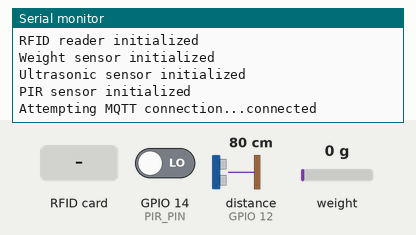
This sketch was run on a simulated ESP32. Shown: the last lines printed to the serial monitor. Wiring (inferred from the names in the program): ultrasonic range finder: trigger GPIO 13; echo GPIO 12. Inputs (shaded band) come from the test bench; at power-on: GPIO 14 (PIR_PIN) LOW, distance to the obstacle (sensor on GPIO 12) 80 cm, weight on the scale 0 g. The echo pulse lasts 58.3 µs per cm; WiFi joins after 1.5 s; servers stay silent unless stated; random numbers use the default seed unless the sketch sets one; no MQTT or app messages arrive unless stated.

Above: at 3.7 s.
3.8 s: GPIO 14 (PIR_PIN) driven HIGH
At 6.7 s:
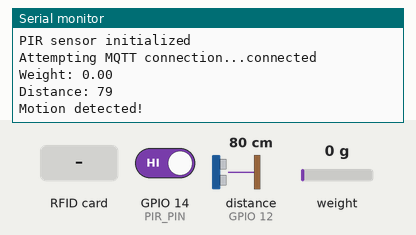
7.0 s: RFID card 5E 7A 19 C4 held to the reader
At 7.8 s:
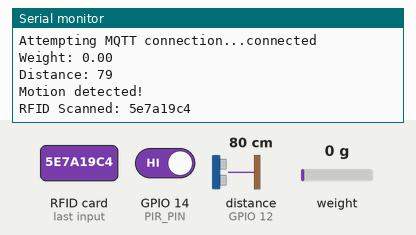
8.5 s: distance to the obstacle (sensor on GPIO 12) set to 2 cm
10.0 s: weight on the scale set to 100 g
At 10.9 s:
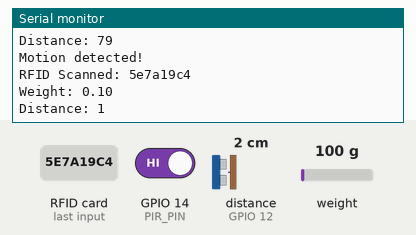

The sketch:

ESP32_Sensor_Node.ino
```cpp
#include <WiFi.h>
#include <PubSubClient.h>
#include <SPI.h>
#include <MFRC522.h>
#include "HX711.h"
#include "credentials.h"

// Pin Definitions
#define RFID_SS_PIN 5
#define RFID_RST_PIN 4
#define LOADCELL_DOUT_PIN 21
#define LOADCELL_SCK_PIN 22
#define TRIG_PIN 13
#define ECHO_PIN 12
#define PIR_PIN 14

// Objects
WiFiClient espClient;
PubSubClient mqttClient(espClient);
MFRC522 rfid(RFID_SS_PIN, RFID_RST_PIN);
HX711 scale;

// Variables
unsigned long lastMsg = 0;
const long interval = 5000; // Send data every 5 seconds
bool pirState = false;
bool lastPirState = false;
float calibration_factor = -96650; // Calibrate this for your load cell

void setup() {
  Serial.begin(115200);

  // Initialize components
  setupWiFi();
  setupMQTT();
  setupRFID();
  setupWeightSensor();
  setupUltrasonic();
  setupPIRSensor();
}

void loop() {
  if (!mqttClient.connected()) {
    reconnectMQTT();
  }
  mqttClient.loop();

  unsigned long now = millis();
  if (now - lastMsg > interval) {
    lastMsg = now;

    // Read and send sensor data
    readAndSendWeight();
    readAndSendDistance();
    readAndSendPIR();
  }

  // Check RFID continuously
  checkRFID();
}

void setupWiFi() {
  delay(10);
  Serial.println();
  Serial.print("Connecting to ");
  Serial.println(ssid);

  WiFi.begin(ssid, password);

  while (WiFi.status() != WL_CONNECTED) {
    delay(500);
    Serial.print(".");
  }

  Serial.println("");
  Serial.println("WiFi connected");
  Serial.println("IP address: ");
  Serial.println(WiFi.localIP());
}

void setupMQTT() {
  mqttClient.setServer(mqtt_server, mqtt_port);
  mqttClient.setCallback(mqttCallback);
}

void setupRFID() {
  SPI.begin();
  rfid.PCD_Init();
  Serial.println("RFID reader initialized");
}

void setupWeightSensor() {
  scale.begin(LOADCELL_DOUT_PIN, LOADCELL_SCK_PIN);
  scale.set_scale(calibration_factor);
  scale.tare(); // Reset the scale to 0
  Serial.println("Weight sensor initialized");
}

void setupUltrasonic() {
  pinMode(TRIG_PIN, OUTPUT);
  pinMode(ECHO_PIN, INPUT);
  Serial.println("Ultrasonic sensor initialized");
}

void setupPIRSensor() {
  pinMode(PIR_PIN, INPUT);
  Serial.println("PIR sensor initialized");
}

void mqttCallback(char* topic, byte* message, unsigned int length) {
  // Handle incoming MQTT messages if needed
}

void reconnectMQTT() {
  while (!mqttClient.connected()) {
    Serial.print("Attempting MQTT connection...");
    String clientId = "ESP32Client-";
    clientId += String(random(0xffff), HEX);

    if (mqttClient.connect(clientId.c_str())) {
      Serial.println("connected");
    } else {
      Serial.print("failed, rc=");
      Serial.print(mqttClient.state());
      Serial.println(" try again in 5 seconds");
      delay(5000);
    }
  }
}

void readAndSendWeight() {
  if (scale.is_ready()) {
    float weight = scale.get_units(5); // Average of 5 readings
    char weightStr[10];
    dtostrf(weight, 4, 2, weightStr);

    mqttClient.publish("warehouse/shelf1/weight", weightStr);
    Serial.print("Weight: ");
    Serial.println(weightStr);
  }
}

void readAndSendDistance() {
  // Send ultrasonic pulse
  digitalWrite(TRIG_PIN, LOW);
  delayMicroseconds(2);
  digitalWrite(TRIG_PIN, HIGH);
  delayMicroseconds(10);
  digitalWrite(TRIG_PIN, LOW);

  // Read echo pulse
  long duration = pulseIn(ECHO_PIN, HIGH);
  int distance = duration * 0.034 / 2;

  char distanceStr[10];
  sprintf(distanceStr, "%d", distance);

  mqttClient.publish("warehouse/shelf1/distance", distanceStr);
  Serial.print("Distance: ");
  Serial.println(distanceStr);
}

void readAndSendPIR() {
  pirState = digitalRead(PIR_PIN);

  if (pirState != lastPirState) {
    if (pirState) {
      mqttClient.publish("warehouse/security/pir", "1");
      Serial.println("Motion detected!");
    } else {
      mqttClient.publish("warehouse/security/pir", "0");
    }
    lastPirState = pirState;
  }
}

void checkRFID() {
  if (!rfid.PICC_IsNewCardPresent()) return;
  if (!rfid.PICC_ReadCardSerial()) return;

  String rfidUID = "";
  for (byte i = 0; i < rfid.uid.size; i++) {
    rfidUID += String(rfid.uid.uidByte[i] < 0x10 ? "0" : "");
    rfidUID += String(rfid.uid.uidByte[i], HEX);
  }

  mqttClient.publish("warehouse/entry/rfid", rfidUID.c_str());
  Serial.print("RFID Scanned: ");
  Serial.println(rfidUID);

  rfid.PICC_HaltA();
  rfid.PCD_StopCrypto1();
}
```

credentials.h
```cpp
// WiFi Credentials - UPDATE THESE
const char* ssid = "YOUR_WIFI_SSID";
const char* password = "YOUR_WIFI_PASSWORD";

// MQTT Broker Details
const char* mqtt_server = "192.168.1.100"; // Raspberry Pi IP address
const int mqtt_port = 1883;
```

Measured:
- after the input at 3.8 s, the serial monitor: prints a new line after 1.7 s (image 1)
- after the input at 7.0 s, the serial monitor: prints a new line at once (image 2)
- after the input at 10.0 s, the serial monitor: prints a new line after 0.53 s (image 3)
